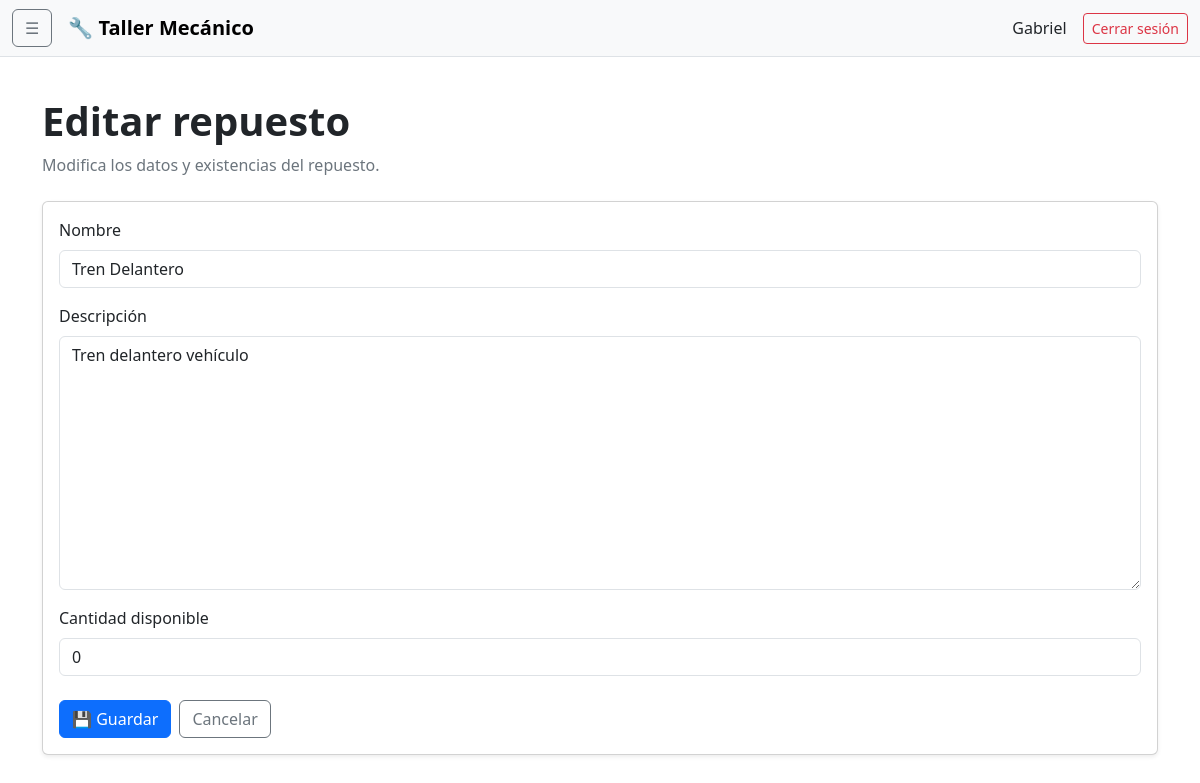
Screenshot of /repuestos/1/editar/ (signed in) with the database file from the repository.
### adminTaller/models.py (models this page shows)
class Repuestos(models.Model):
    nombre = models.CharField(max_length=100)
    descripcion = models.TextField()
    cantidad = models.PositiveIntegerField()

### adminTaller/views.py (the view)
# urls.py: path("repuestos/<int:pk>/editar/", views.repuesto_editar, name="repuesto_editar"),
@login_required
def repuesto_editar(request, pk):
    repuesto = get_object_or_404(
        Repuestos,
        pk=pk
    )
    if request.method == "POST":
        form = RepuestoForm(
            request.POST,
            instance=repuesto
        )
        if form.is_valid():
            form.save()
            messages.success(
                request,
                f"Repuesto '{repuesto.nombre}' actualizado correctamente."
            )
            return redirect("repuestos_lista")
    else:
        form = RepuestoForm(
            instance=repuesto
        )
    return render(
        request,
        "repuestos/formulario.html",
        {
            "form": form,
            "repuesto": repuesto
        }
    )

### adminTaller/forms.py
class RepuestoForm(BootstrapModelForm):
    class Meta:
        model = Repuestos
        fields = [
            "nombre",
            "descripcion",
            "cantidad",
        ]

### adminTaller/templates/repuestos/formulario.html (shortened to what this page needs)
{% extends "base.html" %}
{% block content %}
<div class="mb-4">
    <h1 class="fw-bold">
        {% if repuesto %}
            Editar repuesto
        {% else %}
            Nuevo repuesto
        {% endif %}
    </h1>
    <p class="text-secondary">
        {% if repuesto %}
            Modifica los datos y existencias del repuesto.
        {% else %}
            Registra un nuevo repuesto en el inventario.
        {% endif %}
    </p>
</div>
<div class="card shadow-sm">
    <div class="card-body">
        <form method="post">
            <div class="mb-3">
                <label
                    for="{{ form.nombre.id_for_label }}"
                    class="form-label"
                >
                    Nombre
                </label>
                {{ form.nombre }}
            </div>
            <div class="mb-3">
                <label
                    for="{{ form.descripcion.id_for_label }}"
                    class="form-label"
                >
                    Descripción
                </label>
                {{ form.descripcion }}
            </div>
            <div class="mb-4">
                <label
                    for="{{ form.cantidad.id_for_label }}"
                    class="form-label"
                >
                    Cantidad disponible
                </label>
                {{ form.cantidad }}
            </div>
            <div class="d-flex gap-2">
                <button
                    type="submit"
                    class="btn btn-primary"
                >
                    💾 Guardar
                </button>
                <a
                    href="{% url 'repuestos_lista' %}"
                    class="btn btn-outline-secondary"
                >
                    Cancelar
                </a>
            </div>
        </form>
    </div>
</div>
{% endblock %}

### adminTaller/templates/base.html (shortened to what this page needs)
{% load static %}
<!DOCTYPE html>
<html lang="es" data-bs-theme="light">
<head>
    <link
        href="https://cdn.jsdelivr.net/npm/bootstrap@5.3.3/dist/css/bootstrap.min.css"
        rel="stylesheet"
    >
</head>
<body>
<nav class="navbar navbar-expand-lg bg-body-tertiary border-bottom sticky-top">
    <div class="container-fluid">
        <button
            class="btn btn-outline-secondary me-3"
            type="button"
            data-bs-toggle="offcanvas"
            data-bs-target="#menuLateral"
            aria-controls="menuLateral"
        >
            ☰
        </button>
        <a class="navbar-brand fw-bold" href="#">
            🔧 Taller Mecánico
        </a>
        <div class="ms-auto d-flex align-items-center gap-3">
            <span class="d-none d-md-inline">
                {{ user.get_username }}
            </span>
            <form method="post" action="{% url 'logout' %}">
                <button class="btn btn-outline-danger btn-sm">
                    Cerrar sesión
                </button>
            </form>
        </div>
    </div>
</nav>
<main class="container py-4">
    {% block content %}
    {% endblock %}
</main>
</body>
</html>

### adminTaller/templates/base.html (style rules this page uses)
body { min-height: 100vh; }

### rows the page displays
Repuestos: nombre "Tren Delantero", descripcion "Tren delantero vehículo", cantidad "0"

### other values shown
{{ user.get_username }} "Gabriel"
